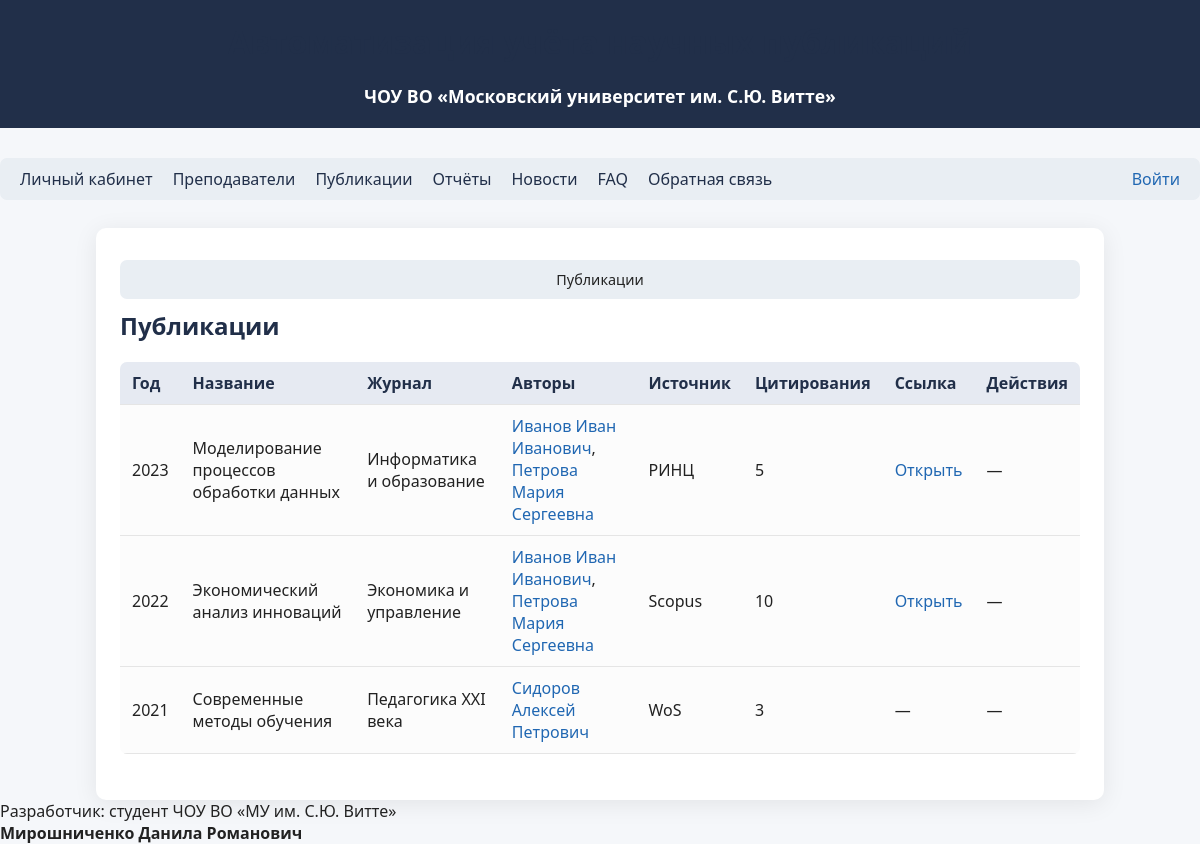
/publications, run on an earlier commit of the app's database.
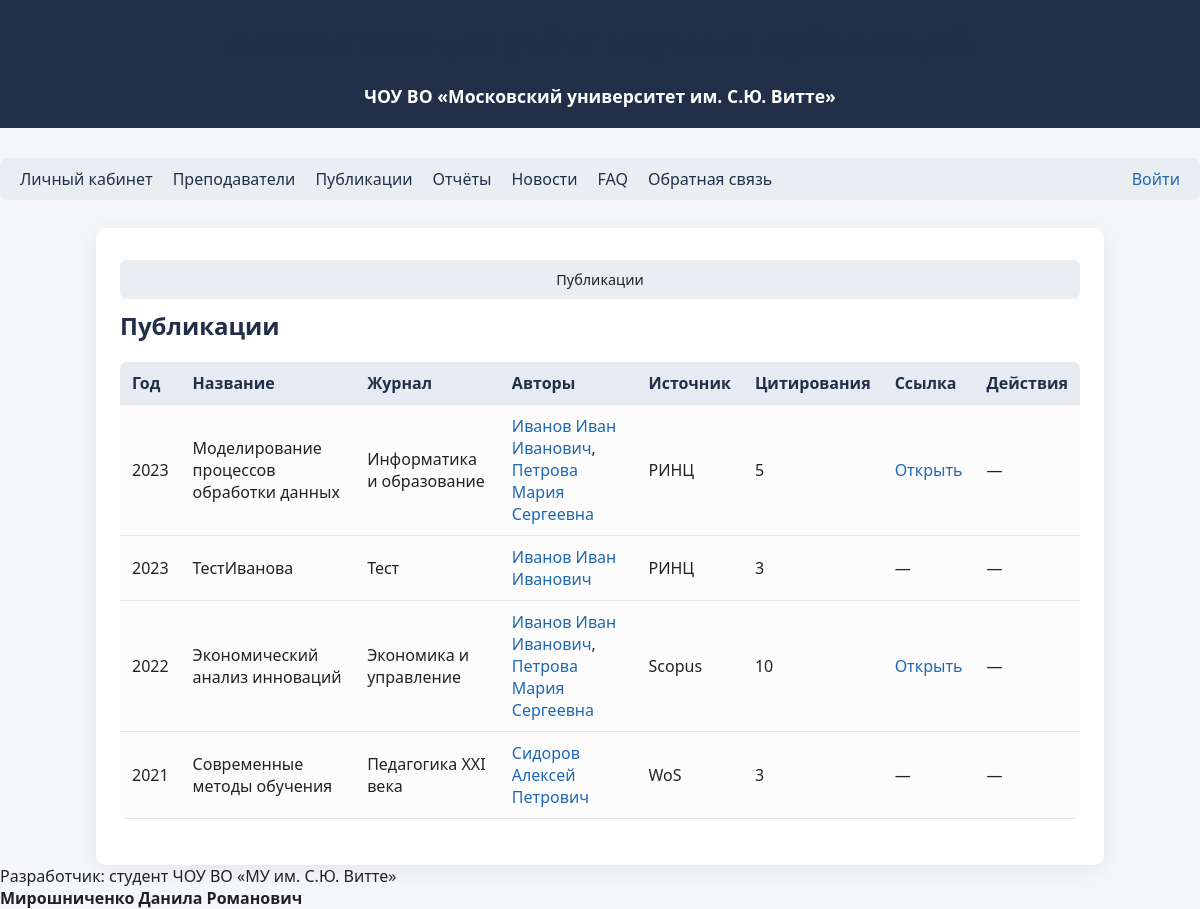
And on a later commit of the database.
### tables this page shows
CREATE TABLE publications (
            id INTEGER PRIMARY KEY AUTOINCREMENT,
            title TEXT,
            year INTEGER,
            journal TEXT,
            source TEXT,
            link TEXT,
            citations INTEGER,
            doi TEXT,
            file_path TEXT,
            status TEXT DEFAULT 'new',
            review_comment TEXT,
            revision_deadline TEXT,
            reviewer_id INTEGER
        );

### app/routes.py (the view)
@bp.route('/publications')
def publications():
    pubs = get_all_publications()
    return render_template(
        'publications.html',
        pubs=pubs,
        breadcrumbs=[('Публикации', None)]
    )

### app/models.py (called while the page is built)
def get_db():
    db = getattr(g, '_database', None)
    if db is None:
        db = g._database = sqlite3.connect(DATABASE)
        db.row_factory = sqlite3.Row
    return db

def get_all_lecturers():
    db = get_db()
    return db.execute(
        "SELECT * FROM lecturers"
    ).fetchall()

def get_all_publications():
    db = get_db()
    pubs = db.execute(
        "SELECT * FROM publications ORDER BY year DESC"
    ).fetchall()
    return pubs

def get_publications_by_lecturer(lecturer_id):
    db = get_db()
    pubs = db.execute(
        "SELECT p.* FROM publications p "
        "JOIN lecturer_publications lp ON p.id = lp.publication_id "
        "WHERE lp.lecturer_id = ? ORDER BY p.year DESC",
        (lecturer_id,)
    ).fetchall()
    return pubs

### app/routes.py (called while the page is built)
@bp.before_app_request
def load_logged_in_user():
    user_id = session.get('user_id')
    g.user = get_user_by_id(user_id) if user_id else None

### app/templates/publications.html (shortened to what this page needs)
{% extends "base.html" %}
{% block content %}
<h2>Публикации</h2>
<table>
    <thead>
        <tr>
            <th>Год</th>
            <th>Название</th>
            <th>Журнал</th>
            <th>Авторы</th>
            <th>Источник</th>
            <th>Цитирования</th>
            <th>Ссылка</th>
            <th>Действия</th>
        </tr>
    </thead>
    <tbody>
    {% for pub in pubs %}
        <tr>
            <td>{{ pub['year'] }}</td>
            <td>{{ pub['title'] }}</td>
            <td>{{ pub['journal'] }}</td>
            <td>
                {% set authors = [] %}
                {% for lecturer in get_all_lecturers() %}
                    {% for lp in get_publications_by_lecturer(lecturer['id']) %}
                        {% if lp['id'] == pub['id'] %}
                            {% set _ = authors.append('<a href="' ~ url_for('main.lecturer_profile', lecturer_id=lecturer['id']) ~ '">' ~ lecturer['fio'] ~ '</a>') %}
                        {% endif %}
                    {% endfor %}
                {% endfor %}
                {{ authors|join(', ')|safe }}
            </td>
            <td>{{ pub['source'] }}</td>
            <td>{{ pub['citations']|default(0) }}</td>
            <td>
                {% if pub['link'] %}
                    <a href="{{ pub['link'] }}" target="_blank">Открыть</a>
                {% else %}
                    —
                {% endif %}
            </td>
            <td>
                {% if g.user['role'] == 'admin' %}
                    <a href="{{ url_for('main.edit_publication', pub_id=pub['id']) }}">Редактировать</a> |
                    <form action="{{ url_for('main.delete_publication_route', pub_id=pub['id']) }}" method="post" class="delete-form" style="display:inline;">
                        <button type="submit" style="background:none;border:none;color:#b21f1f;cursor:pointer;padding:0;">Удалить</button>
                    </form>
                {% else %}
                    —
                {% endif %}
            </td>
        </tr>
    {% endfor %}
    </tbody>
</table>
{% endblock %}

What changed in the data, as far as the page shows it:
added publications: year "2023", title "ТестИванова", journal "Тест", authors "Иванов Иван Иванович", source "РИНЦ", citations "3"
